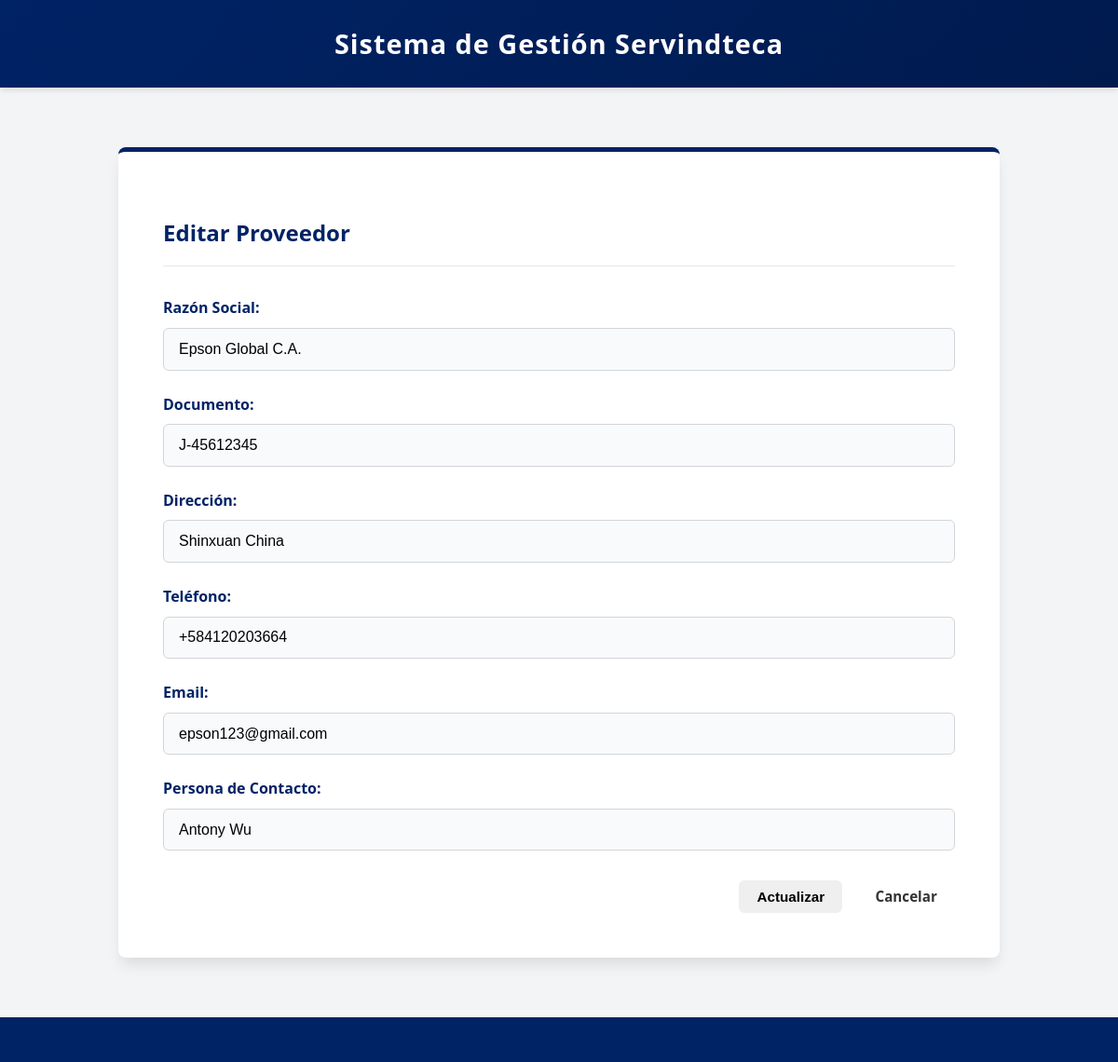
The app's page /proveedores/editar.php?id=1 with its own data.
### tables this page shows
CREATE TABLE `proveedores` (
  `id` int NOT NULL,
  `nombre` varchar(100) NOT NULL COMMENT 'Razón Social',
  `documento` varchar(50) NOT NULL COMMENT 'RIF, RUT o Tax ID',
  `direccion` varchar(255) DEFAULT NULL,
  `telefono` varchar(50) DEFAULT NULL,
  `email` varchar(100) DEFAULT NULL,
  `persona_contacto` varchar(100) DEFAULT NULL
);

### proveedores/editar.php (the view, shortened to what this page needs)
<?php
require_once '../includes/database.php';
$id = isset($_GET['id']) ? intval($_GET['id']) : 0;
$stmt = $conn->prepare("SELECT * FROM proveedores WHERE id = ?");
$stmt->bind_param("i", $id);
$stmt->execute();
$proveedor = $stmt->get_result()->fetch_assoc();
?>
<?php include '../includes/header.php'; ?>
<section class="form-container">
    <h2>Editar Proveedor</h2>
    <form method="POST">
        <div class="form-group">
            <label>Razón Social:</label>
            <input type="text" name="nombre" value="<?= htmlspecialchars($proveedor['nombre']) ?>" required>
        </div>
        <div class="form-group">
            <label>Documento:</label>
            <input type="text" name="documento" value="<?= htmlspecialchars($proveedor['documento']) ?>" required>
        </div>
        <div class="form-group">
            <label>Dirección:</label>
            <input type="text" name="direccion" value="<?= htmlspecialchars($proveedor['direccion'] ?? '') ?>">
        </div>
        <div class="form-group">
            <label>Teléfono:</label>
            <input type="text" name="telefono" value="<?= htmlspecialchars($proveedor['telefono'] ?? '') ?>">
        </div>
        <div class="form-group">
            <label>Email:</label>
            <input type="email" name="email" value="<?= htmlspecialchars($proveedor['email'] ?? '') ?>">
        </div>
        <div class="form-group">
            <label>Persona de Contacto:</label>
            <input type="text" name="persona_contacto" value="<?= htmlspecialchars($proveedor['persona_contacto'] ?? '') ?>">
        </div>
        <div class="form-actions">
            <button type="submit" class="btn">Actualizar</button>
            <a href="index.php" class="btn secondary">Cancelar</a>
        </div>
    </form>
</section>
<?php include '../includes/footer.php'; ?>

### css/styles.css (style rules this page uses)
:root { --azul-rey: #002366; --azul-oscuro: #001a4d; --azul-claro: #e6f2ff; --naranja: #FF8C00; --blanco: #ffffff; --gris: #f3f4f6; --texto: #333333; --success: #22c55e; --danger: #dc3545; --warning: #f59e0b; --radio: 8px; --sombra-suave: 0 4px 6px -1px rgba(0,0,0,0.1); --sombra-fuerte: 0 10px 15px -3px rgba(0, 0, 0, 0.1); }
body { font-family: 'Segoe UI', Tahoma, Geneva, Verdana, sans-serif; margin: 0; padding: 0; background-color: var(--gris); color: var(--texto); line-height: 1.6; display: flex; flex-direction: column; min-height: 100vh; }
a { text-decoration: none; color: inherit; }
.btn, .btn-new, .btn-edit, .btn-eliminar, .btn-primary, .btn-secondary, .btn-danger, .btn-logout, .btn-login { display: inline-flex; align-items: center; justify-content: center; gap: 0.5rem; padding: 0.6rem 1.2rem; border-radius: 6px; font-weight: 600; cursor: pointer; transition: all 0.2s ease; border: none; text-decoration: none; font-size: 0.95rem; line-height: 1; }
.form-container { background-color: var(--blanco); max-width: 850px; margin: 2rem auto; padding: 3rem; border-radius: var(--radio); box-shadow: var(--sombra-fuerte); border-top: 5px solid var(--azul-rey); }
.form-container h2 { color: var(--azul-rey); margin-bottom: 2rem; border-bottom: 1px solid #e5e7eb; padding-bottom: 1rem; }
.form-group { margin-bottom: 1.5rem; }
.form-group label { display: block; margin-bottom: 0.5rem; color: var(--azul-rey); font-weight: 600; }
.form-group input, .form-group select, .form-group textarea { width: 100%; padding: 0.8rem 1rem; border: 1px solid #d1d5db; border-radius: 6px; font-size: 1rem; background-color: #f9fafb; box-sizing: border-box; }
.form-actions { display: flex; justify-content: flex-end; gap: 1rem; margin-top: 2rem; }

### records on screen
proveedores: nombre "Epson Global C.A.", documento "J-45612345", direccion "Shinxuan China", telefono "+584120203664", email "epson123@gmail.com", persona_contacto "Antony Wu"
